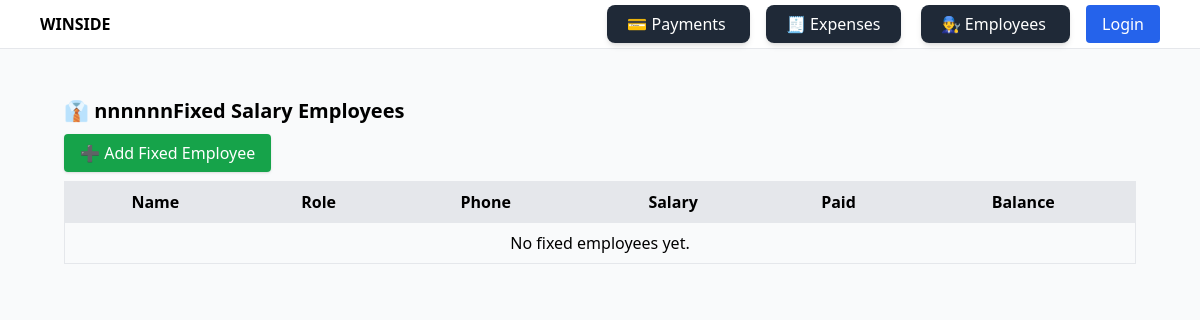
Page /employees/fixed/ on the earlier database version.
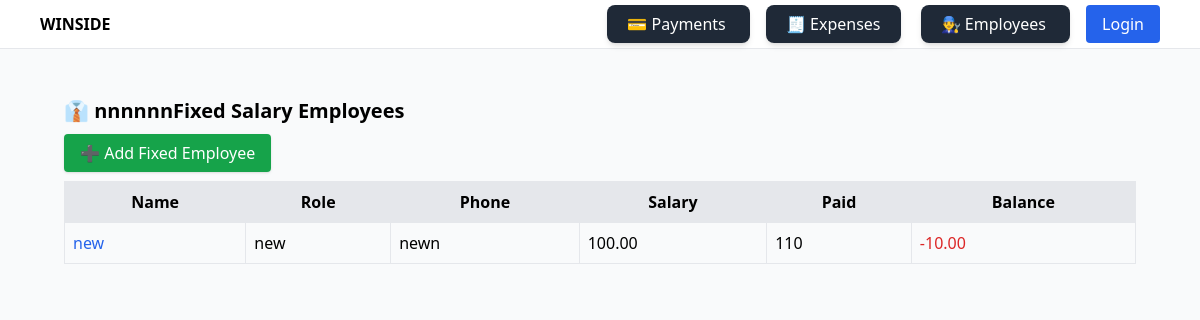
Same page on the later database version.
### employees/models.py (models this page shows, shortened)
class FixedEmployee(models.Model):
    name = models.CharField(max_length=255)
    phone = models.CharField(max_length=20, blank=True, null=True)
    role = models.CharField(max_length=100, blank=True, null=True)
    monthly_salary = models.DecimalField(max_digits=10, decimal_places=2)
    @property
    def paid_amount(self):
        total = self.fixed_payments.aggregate(models.Sum("amount"))["amount__sum"] or 0
        return total
    @property
    def balance(self):
        return self.monthly_salary - self.paid_amount

### employees/views.py (the view)
# urls.py: path("fixed/", views.fixed_employee_list, name="fixed_employee_list"),
def fixed_employee_list(request):
    employees = FixedEmployee.objects.all()
    return render(request, "employees/fixed_employee_list.html", {"employees": employees})

### employees/templates/employees/fixed_employee_list.html
{% extends "base.html" %}
{% block content %}
<div class="p-6">
  <h2 class="text-xl font-semibold mb-4">👔 nnnnnnFixed Salary Employees</h2>
  <a href="{% url 'employees:fixed_employee_create' %}"
     class="px-4 py-2 bg-green-600 text-white rounded shadow hover:bg-green-700">
     ➕ Add Fixed Employee
  </a>
  <table class="w-full mt-4 border">
    <thead class="bg-gray-200">
      <tr>
        <th class="p-2 border">Name</th>
        <th class="p-2 border">Role</th>
        <th class="p-2 border">Phone</th>
        <th class="p-2 border">Salary</th>
        <th class="p-2 border">Paid</th>
        <th class="p-2 border">Balance</th>
      </tr>
    </thead>
    <tbody>
      {% for emp in employees %}
      <tr>
        <td class="p-2">
          <a href="{% url 'employees:fixed_employee_report' emp.id %}" class="text-blue-600 hover:underline">
            {{ emp.name }}
          </a>
        </td>
        <td class="p-2 border">{{ emp.role }}</td>
        <td class="p-2 border">{{ emp.phone }}</td>
        <td class="p-2 border">{{ emp.monthly_salary }}</td>
        <td class="p-2 border">{{ emp.paid_amount }}</td>
        <td class="p-2 border {% if emp.balance < 0 %}text-red-600{% endif %}">
          {{ emp.balance }}
        </td>
      </tr>
      {% empty %}
      <tr><td colspan="6" class="p-2 text-center">No fixed employees yet.</td></tr>
      {% endfor %}
    </tbody>
  </table>
</div>
{% endblock %}

Differences in the rows shown:
added FixedEmployee: name "new", role "new", phone "newn", monthly_salary "100.00", paid_amount "110", balance "-10.00"
Other differences:
text no longer shown: "No fixed employees yet."
